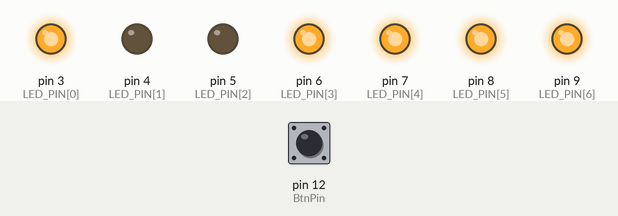
Simulated run of this sketch. Board: Arduino Uno, built with avr-gcc and run on an emulated ATmega328P. Parts: output pins drawn as LEDs (lit = HIGH). Dashed ring = blinking. Inputs (shaded band) come from the test bench; at power-on: pin 12 (BtnPin) HIGH.

Above: at 1.8 s.
1.9 s: pin 12 (BtnPin) pulled LOW for 1.1 s
At 4.8 s:
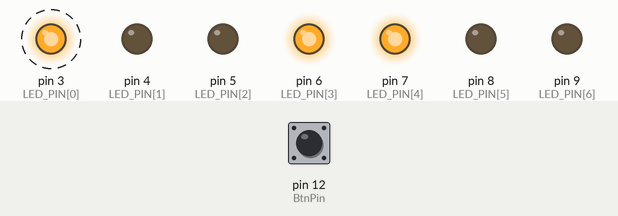
At 6.7 s:
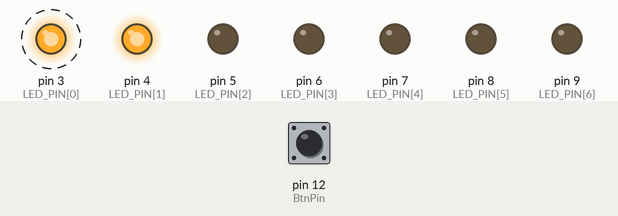
6.9 s: pin 12 (BtnPin) pulled LOW for 3.2 s
At 7.6 s:
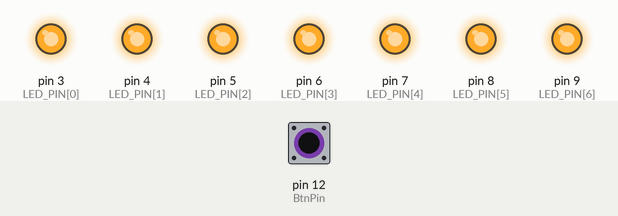
Timing chart, 0 to 31.7 s (numbered marks = the images above; inputs shaded):
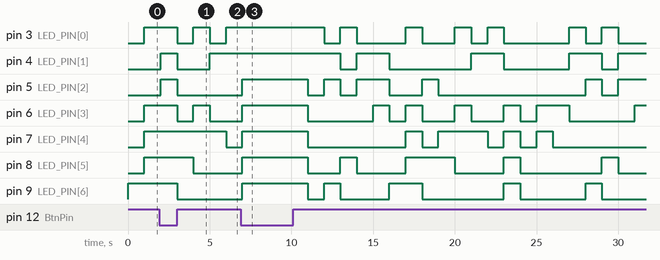

The sketch:

111019022.ino
```cpp
// C++ code
//

//
byte BtnPin = 12;
byte A;
int Timer;
byte LED_PIN[7] = {3,4,5,6,7,8,9} ;				// a ,b,c,d,e,f,g
byte LED[17][7] ={ {0, 0, 0, 0, 0, 0, 1},
 				   {1, 0, 0, 1, 1, 1, 1},
 				   {0, 0, 1, 0, 0, 1, 0},
  				 {0, 0, 0, 0, 1, 1, 0},
     			 {1, 0, 0, 1, 1, 0, 0},
 				   {0, 1, 0, 0, 1, 0, 0},
  				 {1, 1, 0, 0, 0, 0, 0},
  				 {0, 0, 0, 1, 1, 1, 1},
 				   {0, 0, 0, 0, 0, 0, 0},
  				 {0, 0, 0, 1, 1, 0, 0},
				   {0, 0, 0, 1, 0, 0, 0},
				   {1, 1, 0, 0, 0, 0, 0},
				   {0, 1, 1, 0, 0, 0, 1},
				   {1, 0, 0, 0, 0, 1, 0},
				   {0, 1, 1, 0, 0, 0, 0},
				   {0, 1, 1, 1, 0, 0, 0},
					{1, 1, 1, 1, 1, 1, 1}};


void setup()
{

  for(int i = 0 ; i< 7 ;i++)
  {
    pinMode(LED_PIN[i] , OUTPUT);
  }
    pinMode(BtnPin , INPUT_PULLUP);

}


void loop()
{

  A = digitalRead(BtnPin);
  for(byte i = 0 ; i < 16 ;i++)
  {
    A = digitalRead(BtnPin);
    for(byte j = 0 ; j < 7 ;j++)
    {
          if(A== HIGH)
          {
              digitalWrite(LED_PIN[j] ,LED[i][j] );
          }
          else
          {
              digitalWrite(LED_PIN[j] ,LED[16][j]);
          }

    }

    delay(1000);

  }


}
```

Measured:
- after the input at 1.9 s, pin 4 (LED_PIN[1]): LOW → HIGH after 0.10 s instead of 3.1 s; pin 9 (LED_PIN[6]): HIGH → LOW after 1.1 s instead of 0.10 s
